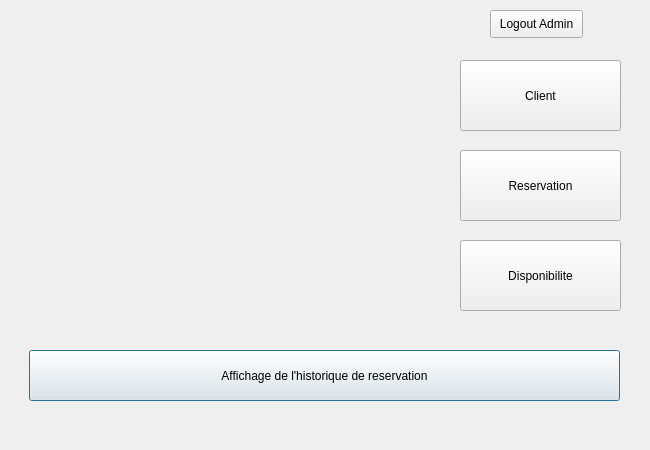
<?xml version="1.0" encoding="UTF-8"?>
<ui version="4.0">
 <class>home</class>
 <widget class="QDialog" name="home">
  <property name="geometry">
   <rect>
    <x>0</x>
    <y>0</y>
    <width>650</width>
    <height>450</height>
   </rect>
  </property>
  <property name="windowTitle">
   <string>SerenityScape</string>
  </property>
  <widget class="QPushButton" name="pushButton">
   <property name="geometry">
    <rect>
     <x>29</x>
     <y>350</y>
     <width>591</width>
     <height>51</height>
    </rect>
   </property>
   <property name="text">
    <string>Affichage de l'historique de reservation</string>
   </property>
  </widget>
  <widget class="QPushButton" name="pushButton_2">
   <property name="geometry">
    <rect>
     <x>460</x>
     <y>240</y>
     <width>161</width>
     <height>71</height>
    </rect>
   </property>
   <property name="text">
    <string>Disponibilite</string>
   </property>
  </widget>
  <widget class="QPushButton" name="pushButton_3">
   <property name="geometry">
    <rect>
     <x>460</x>
     <y>150</y>
     <width>161</width>
     <height>71</height>
    </rect>
   </property>
   <property name="text">
    <string>Reservation</string>
   </property>
  </widget>
  <widget class="QPushButton" name="pushButton_4">
   <property name="geometry">
    <rect>
     <x>460</x>
     <y>60</y>
     <width>161</width>
     <height>71</height>
    </rect>
   </property>
   <property name="text">
    <string>Client</string>
   </property>
  </widget>
  <widget class="QLabel" name="label">
   <property name="geometry">
    <rect>
     <x>20</x>
     <y>40</y>
     <width>421</width>
     <height>281</height>
    </rect>
   </property>
   <property name="styleSheet">
    <string notr="true">image :url(:/res/pic1.jpg)</string>
   </property>
   <property name="text">
    <string/>
   </property>
  </widget>
  <widget class="QPushButton" name="logout">
   <property name="geometry">
    <rect>
     <x>490</x>
     <y>10</y>
     <width>93</width>
     <height>28</height>
    </rect>
   </property>
   <property name="text">
    <string>Logout Admin</string>
   </property>
  </widget>
 </widget>
 <resources/>
 <connections/>
</ui>
